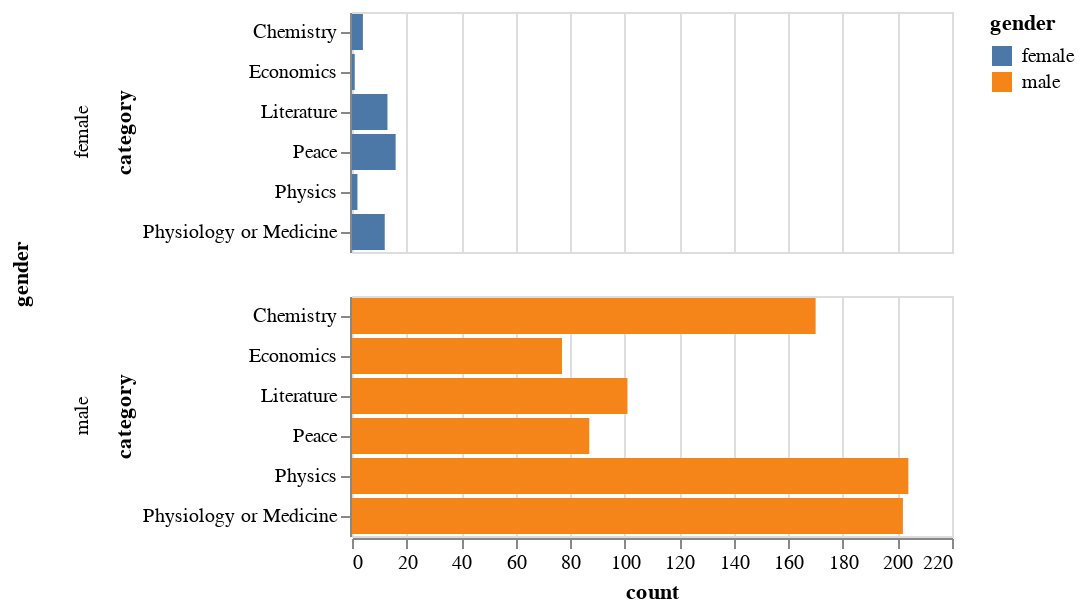

The notebook cell saved with this chart:
### Code cell
# category と gender 列でグループ化し、各グループのサイズをカウント
grouped_data = df.groupby(['category', 'gender']).size().reset_index(name='count')

# Altairで棒グラフを作成（同じカテゴリ内で男女のバーを上下に並べる）
chart = alt.Chart(grouped_data).mark_bar().encode(
    y='category:N',    # Y軸にカテゴリ（category）
    x='count:Q',       # X軸にカウント（数値）
    color='gender:N',  # 性別（gender）で色分け
    row='gender:N'   # 性別ごとに別々の行に分けて表示
)

# チャートを表示
chart.show()

### Figure 1 — Vega-Lite specification as saved in the notebook (floating-point values rounded to 4 significant figures)
{"config": {"view": {"continuousWidth": 300, "continuousHeight": 300}}, "data": {"name": "data-75ec771e0fcda4e196e038d99268fcb6"}, "mark": {"type": "bar"}, "encoding": {"color": {"field": "gender", "type": "nominal"}, "row": {"field": "gender", "type": "nominal"}, "x": {"field": "count", "type": "quantitative"}, "y": {"field": "category", "type": "nominal"}}, "$schema": "https://vega.github.io/schema/vega-lite/v5.20.1.json", "datasets": {"data-75ec771e0fcda4e196e038d99268fcb6": [{"category": "Chemistry", "gender": "female", "count": 4}, {"category": "Chemistry", "gender": "male", "count": 170}, {"category": "Economics", "gender": "female", "count": 1}, {"category": "Economics", "gender": "male", "count": 77}, {"category": "Literature", "gender": "female", "count": 13}, {"category": "Literature", "gender": "male", "count": 101}, {"category": "Peace", "gender": "female", "count": 16}, {"category": "Peace", "gender": "male", "count": 87}, {"category": "Physics", "gender": "female", "count": 2}, {"category": "Physics", "gender": "male", "count": 204}, {"category": "Physiology or Medicine", "gender": "female", "count": 12}, {"category": "Physiology or Medicine", "gender": "male", "count": 202}]}}
